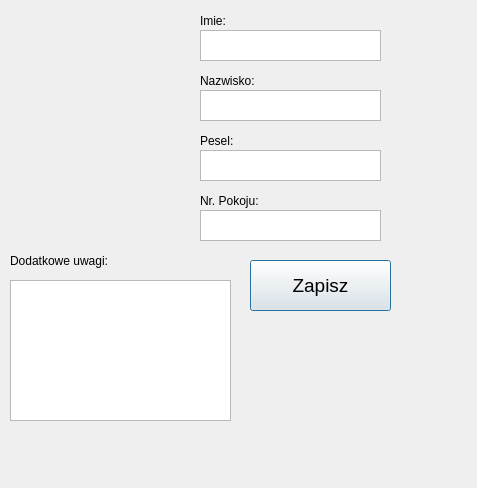
<?xml version="1.0" encoding="UTF-8"?>
<ui version="4.0">
 <class>Pacjent</class>
 <widget class="QDialog" name="Pacjent">
  <property name="geometry">
   <rect>
    <x>0</x>
    <y>0</y>
    <width>477</width>
    <height>488</height>
   </rect>
  </property>
  <property name="windowTitle">
   <string>Dialog</string>
  </property>
  <widget class="QTextEdit" name="textEdit_4">
   <property name="enabled">
    <bool>true</bool>
   </property>
   <property name="geometry">
    <rect>
     <x>200</x>
     <y>210</y>
     <width>181</width>
     <height>31</height>
    </rect>
   </property>
   <property name="mouseTracking">
    <bool>false</bool>
   </property>
   <property name="readOnly">
    <bool>false</bool>
   </property>
  </widget>
  <widget class="QTextEdit" name="textEdit_2">
   <property name="enabled">
    <bool>true</bool>
   </property>
   <property name="geometry">
    <rect>
     <x>200</x>
     <y>90</y>
     <width>181</width>
     <height>31</height>
    </rect>
   </property>
   <property name="mouseTracking">
    <bool>false</bool>
   </property>
   <property name="readOnly">
    <bool>false</bool>
   </property>
  </widget>
  <widget class="QTextEdit" name="textEdit_3">
   <property name="enabled">
    <bool>true</bool>
   </property>
   <property name="geometry">
    <rect>
     <x>200</x>
     <y>150</y>
     <width>181</width>
     <height>31</height>
    </rect>
   </property>
   <property name="mouseTracking">
    <bool>false</bool>
   </property>
   <property name="readOnly">
    <bool>false</bool>
   </property>
  </widget>
  <widget class="QLabel" name="label_nazwisko">
   <property name="geometry">
    <rect>
     <x>200</x>
     <y>70</y>
     <width>141</width>
     <height>21</height>
    </rect>
   </property>
   <property name="text">
    <string>Nazwisko:</string>
   </property>
  </widget>
  <widget class="QLabel" name="label_imie">
   <property name="geometry">
    <rect>
     <x>200</x>
     <y>10</y>
     <width>141</width>
     <height>21</height>
    </rect>
   </property>
   <property name="text">
    <string>Imie:</string>
   </property>
  </widget>
  <widget class="QTextEdit" name="textEdit">
   <property name="enabled">
    <bool>true</bool>
   </property>
   <property name="geometry">
    <rect>
     <x>200</x>
     <y>30</y>
     <width>181</width>
     <height>31</height>
    </rect>
   </property>
   <property name="mouseTracking">
    <bool>false</bool>
   </property>
   <property name="readOnly">
    <bool>false</bool>
   </property>
  </widget>
  <widget class="QLabel" name="zdj_pacjenta">
   <property name="geometry">
    <rect>
     <x>10</x>
     <y>10</y>
     <width>171</width>
     <height>211</height>
    </rect>
   </property>
   <property name="text">
    <string/>
   </property>
  </widget>
  <widget class="QLabel" name="label_pesel">
   <property name="geometry">
    <rect>
     <x>200</x>
     <y>190</y>
     <width>141</width>
     <height>21</height>
    </rect>
   </property>
   <property name="text">
    <string>Nr. Pokoju:</string>
   </property>
  </widget>
  <widget class="QLabel" name="label_nr_2">
   <property name="geometry">
    <rect>
     <x>200</x>
     <y>130</y>
     <width>141</width>
     <height>21</height>
    </rect>
   </property>
   <property name="text">
    <string>Pesel:</string>
   </property>
  </widget>
  <widget class="QPlainTextEdit" name="opis">
   <property name="geometry">
    <rect>
     <x>10</x>
     <y>280</y>
     <width>221</width>
     <height>141</height>
    </rect>
   </property>
  </widget>
  <widget class="QLabel" name="label_pesel_2">
   <property name="geometry">
    <rect>
     <x>10</x>
     <y>250</y>
     <width>141</width>
     <height>21</height>
    </rect>
   </property>
   <property name="text">
    <string>Dodatkowe uwagi:</string>
   </property>
  </widget>
  <widget class="QPushButton" name="edit">
   <property name="enabled">
    <bool>true</bool>
   </property>
   <property name="geometry">
    <rect>
     <x>250</x>
     <y>260</y>
     <width>141</width>
     <height>51</height>
    </rect>
   </property>
   <property name="font">
    <font>
     <pointsize>14</pointsize>
    </font>
   </property>
   <property name="text">
    <string>Zapisz</string>
   </property>
  </widget>
 </widget>
 <resources/>
 <connections/>
</ui>
